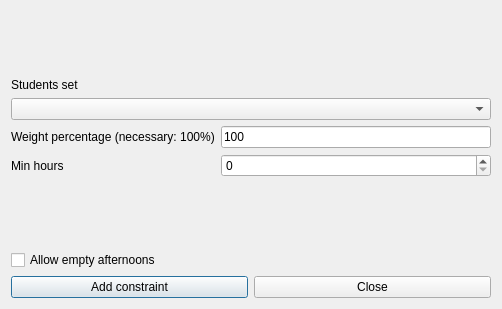
<?xml version="1.0" encoding="UTF-8"?>
<ui version="4.0">
 <class>AddConstraintStudentsSetMinHoursPerAfternoonForm_template</class>
 <widget class="QDialog" name="AddConstraintStudentsSetMinHoursPerAfternoonForm_template">
  <property name="geometry">
   <rect>
    <x>0</x>
    <y>0</y>
    <width>502</width>
    <height>309</height>
   </rect>
  </property>
  <property name="windowTitle">
   <string extracomment="This is the title of the dialog to add a new constraint of this type">Add students set min hours per afternoon</string>
  </property>
  <layout class="QGridLayout" name="gridLayout">
   <item row="7" column="0" colspan="3">
    <layout class="QHBoxLayout" name="horizontalLayout">
     <item>
      <widget class="QPushButton" name="addConstraintPushButton">
       <property name="text">
        <string>Add constraint</string>
       </property>
      </widget>
     </item>
     <item>
      <widget class="QPushButton" name="closePushButton">
       <property name="text">
        <string>Close</string>
       </property>
      </widget>
     </item>
    </layout>
   </item>
   <item row="6" column="0" colspan="3">
    <widget class="QCheckBox" name="allowEmptyAfternoonsCheckBox">
     <property name="text">
      <string>Allow empty afternoons</string>
     </property>
    </widget>
   </item>
   <item row="3" column="2">
    <widget class="QLineEdit" name="weightLineEdit">
     <property name="text">
      <string notr="true">100</string>
     </property>
    </widget>
   </item>
   <item row="1" column="0" colspan="3">
    <widget class="QLabel" name="studentsTextLabel">
     <property name="frameShape">
      <enum>QFrame::NoFrame</enum>
     </property>
     <property name="frameShadow">
      <enum>QFrame::Plain</enum>
     </property>
     <property name="text">
      <string>Students set</string>
     </property>
     <property name="wordWrap">
      <bool>false</bool>
     </property>
    </widget>
   </item>
   <item row="3" column="0" colspan="2">
    <widget class="QLabel" name="weightTextLabel">
     <property name="frameShape">
      <enum>QFrame::NoFrame</enum>
     </property>
     <property name="frameShadow">
      <enum>QFrame::Plain</enum>
     </property>
     <property name="text">
      <string>Weight percentage (necessary: 100%)</string>
     </property>
     <property name="wordWrap">
      <bool>false</bool>
     </property>
    </widget>
   </item>
   <item row="4" column="0">
    <widget class="QLabel" name="minHoursTextLabel">
     <property name="frameShape">
      <enum>QFrame::NoFrame</enum>
     </property>
     <property name="frameShadow">
      <enum>QFrame::Plain</enum>
     </property>
     <property name="text">
      <string>Min hours</string>
     </property>
     <property name="wordWrap">
      <bool>false</bool>
     </property>
    </widget>
   </item>
   <item row="2" column="0" colspan="3">
    <widget class="QComboBox" name="studentsComboBox">
     <property name="editable">
      <bool>false</bool>
     </property>
     <property name="insertPolicy">
      <enum>QComboBox::NoInsert</enum>
     </property>
     <property name="duplicatesEnabled">
      <bool>false</bool>
     </property>
    </widget>
   </item>
   <item row="5" column="1">
    <spacer name="verticalSpacer_2">
     <property name="orientation">
      <enum>Qt::Vertical</enum>
     </property>
     <property name="sizeHint" stdset="0">
      <size>
       <width>20</width>
       <height>33</height>
      </size>
     </property>
    </spacer>
   </item>
   <item row="4" column="2">
    <widget class="QSpinBox" name="minHoursSpinBox"/>
   </item>
   <item row="0" column="1">
    <spacer name="verticalSpacer">
     <property name="orientation">
      <enum>Qt::Vertical</enum>
     </property>
     <property name="sizeHint" stdset="0">
      <size>
       <width>20</width>
       <height>34</height>
      </size>
     </property>
    </spacer>
   </item>
  </layout>
 </widget>
 <layoutdefault spacing="6" margin="11"/>
 <resources/>
 <connections/>
</ui>
